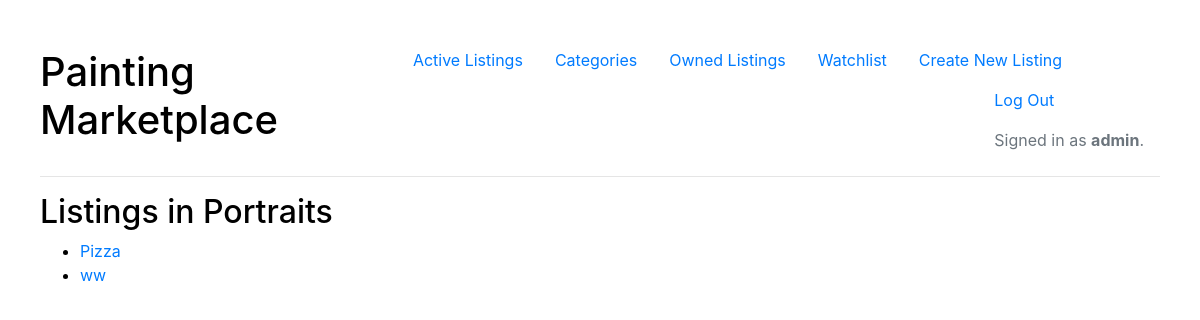
Page /categories/Portraits (signed in) on the committed database.
### auctions/models.py (models this page shows, shortened)
class User(AbstractUser):
    watchlist = models.ManyToManyField('Auction_Listing', blank=True, related_name='watched_by')

class Category(models.Model):
    name = models.CharField(max_length=64, unique=True)

class Auction_Listing(models.Model):
    title = models.CharField(max_length=64)
    owner = models.ForeignKey(User, on_delete=models.CASCADE, related_name="listings")
    is_active = models.BooleanField(default=True)
    description = models.TextField()
    starting_bid = models.IntegerField()
    current_price = models.IntegerField(null=True, blank=True)  # Track the current bid
    image = models.ImageField(upload_to='listing_images/', blank=True)
    category = models.ForeignKey(Category, on_delete=models.SET_NULL, null=True, related_name="listings")

### auctions/views.py (the view)
# urls.py: path("categories/<str:category>", views.category_page, name="category"),
def category_page(request, category):
    selected_category = get_object_or_404(Category, name=category)
    listings = Auction_Listing.objects.filter(category=selected_category)
    return render(request, "auctions/category_page.html", {
        "category": selected_category,
        "listings": listings
    })

### auctions/templates/auctions/category_page.html
{% extends "auctions/layout.html" %}
{% block body %}
    <h2>Listings in {{ category.name }}</h2>
    {% if listings %}
        <ul>
            {% for listing in listings %}
                <li>
                    <a href="{% url 'listing_detail' listing.id %}">{{ listing.title }}</a>
                </li>
            {% endfor %}
        </ul>
    {% else %}
        <p>No listings found in this category.</p>
    {% endif %}
{% endblock %}

### auctions/templates/auctions/layout.html (shortened to what this page needs)
{% load static %}
<!DOCTYPE html>
<html lang="en">
    <head>
        <link rel="stylesheet" href="https://stackpath.bootstrapcdn.com/bootstrap/4.4.1/css/bootstrap.min.css">
        <link href="{% static 'auctions/styles.css' %}" rel="stylesheet">
    </head>
    <body>
        <div id="heading">
            <h1>Painting Marketplace</h1>
            <ul class="nav">
                <li class="nav-item">
                    <a class="nav-link" href="{% url 'index' %}">Active Listings</a>
                </li>
                {% if user.is_authenticated %}
                    <li class="nav-item">
                        <a class="nav-link" href="{% url 'categories' %}">Categories</a>
                    </li>
                    <li class="nav-item">
                        <a class="nav-link" href="{% url 'owned' %}">Owned Listings</a>
                    </li>
                    <li class="nav-item">
                        <a class="nav-link" href="{% url 'user_watchlist' %}">Watchlist</a>
                    </li>
                    <li class="nav-item">
                        <a class="nav-link" href="{% url 'create' %}">Create New Listing</a>
                    </li>
                {% endif %}
                <div class="ml-auto">
                    {% if user.is_authenticated %}
                        <li class="nav-item">
                            <a class="nav-link" href="{% url 'logout' %}">Log Out</a>
                        </li>
                        <li class="nav-item">
                            <span class="nav-link disabled">Signed in as <strong>{{ user.username }}</strong>.</span>
                        </li>
                    {% endif %}
                </div>
            </ul>
        </div>
        <hr>
        {% block body %}
        {% endblock %}
    </body>
</html>

### auctions/static/auctions/styles.css (style rules this page uses)
body { color: black; padding: 20px; margin: 20px; }
#heading { display: flex; flex-direction: row; align-items: center; justify-content: space-between; width: 100%; }

### rows in the picture
User: username "admin"
Category: name "Portraits"
Auction_Listing: title "Pizza"
Auction_Listing: title "ww"
